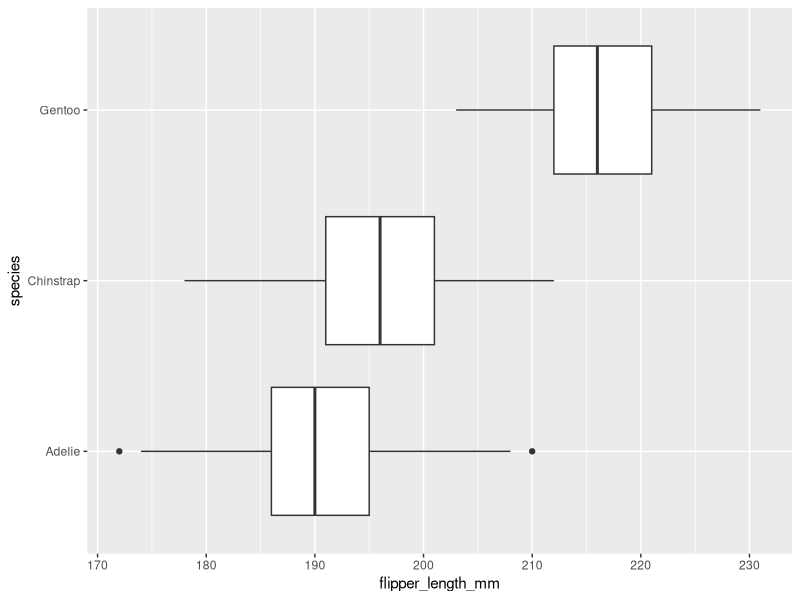
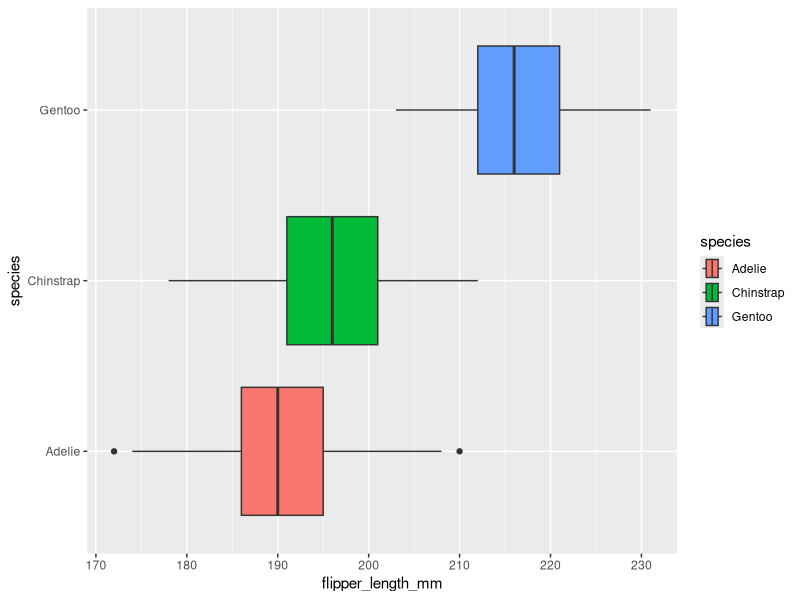
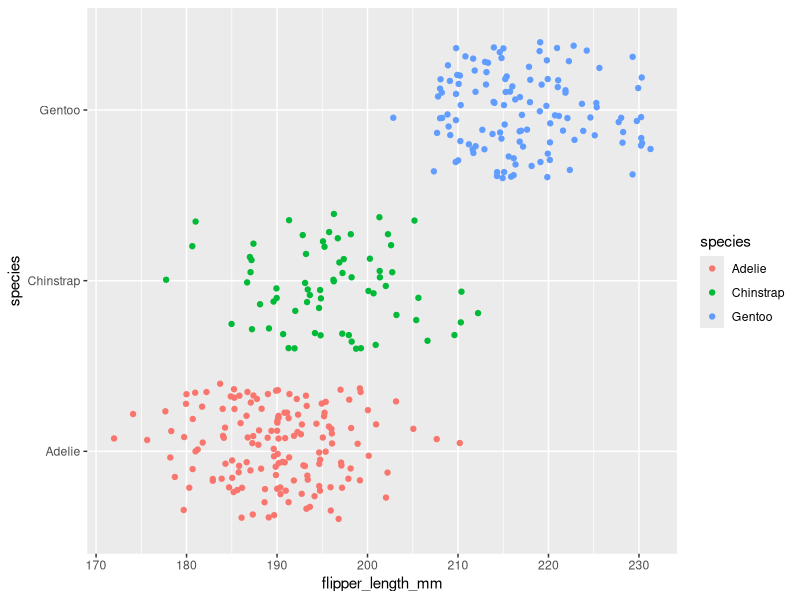
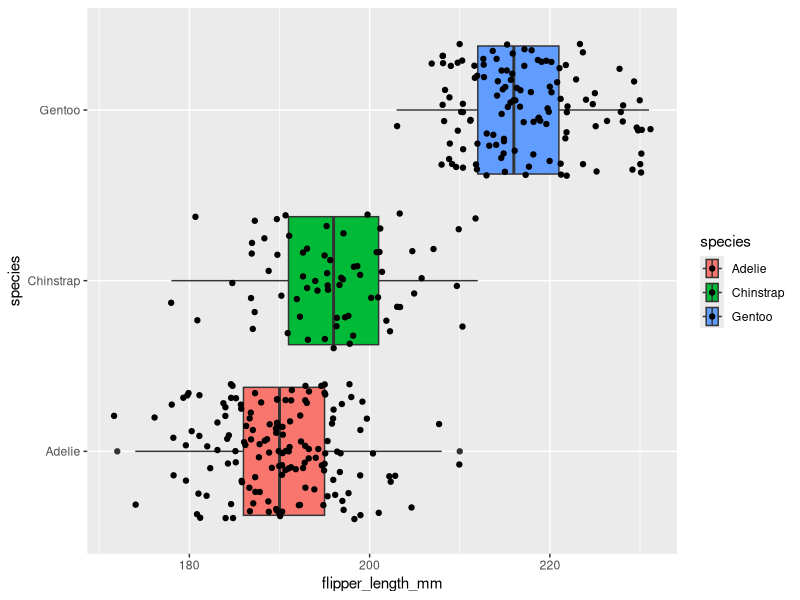
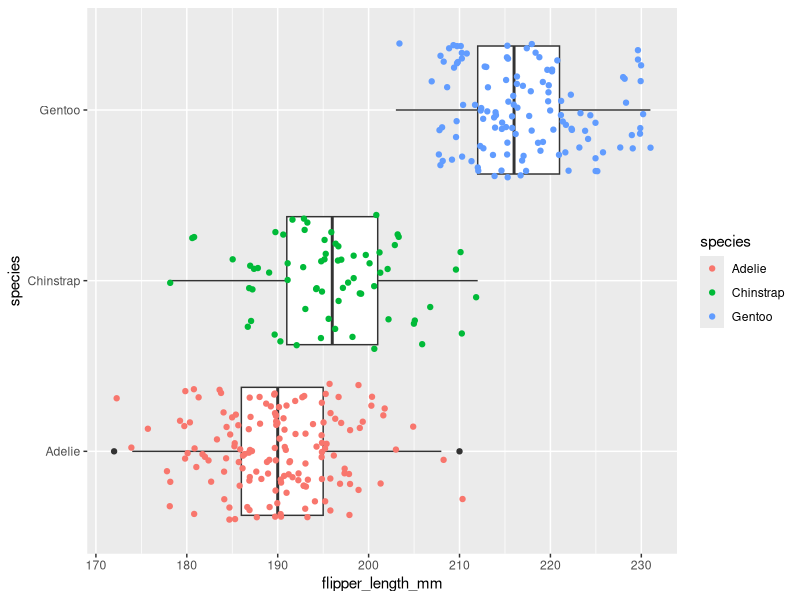

The R source for these figures, in order:
## ---- chunk 1
knitr::opts_chunk$set(error = TRUE)
## ---- chunk 2
library(palmerpenguins)
penguins
## ---- chunk 3
library(ggplot2)
## ---- chunk 4
ggplot(data = penguins, mapping = aes(x = flipper_length_mm, y = species)) +
  geom_boxplot()
## ---- chunk 5
ggplot(data = penguins, mapping = aes(x = flipper_length_mm, y = species, fill = species)) +
  geom_boxplot()
## ---- chunk 6
ggplot(data = penguins, mapping = aes(x = flipper_length_mm, y = species, color = species)) +
  geom_jitter()
## ---- chunk 7
ggplot(data = penguins, mapping = aes(x = flipper_length_mm, y = species, fill = species)) +
  geom_boxplot() +
  geom_jitter()

## ---- chunk 8
ggplot(data = penguins, mapping = aes(x = flipper_length_mm, y = species)) +
  geom_boxplot() +
  geom_jitter(mapping = aes(color=species))
## ---- chunk 9

## ---- chunk 10

## ---- chunk 11

## ---- chunk 12

## ---- chunk 13

## ---- chunk 14

